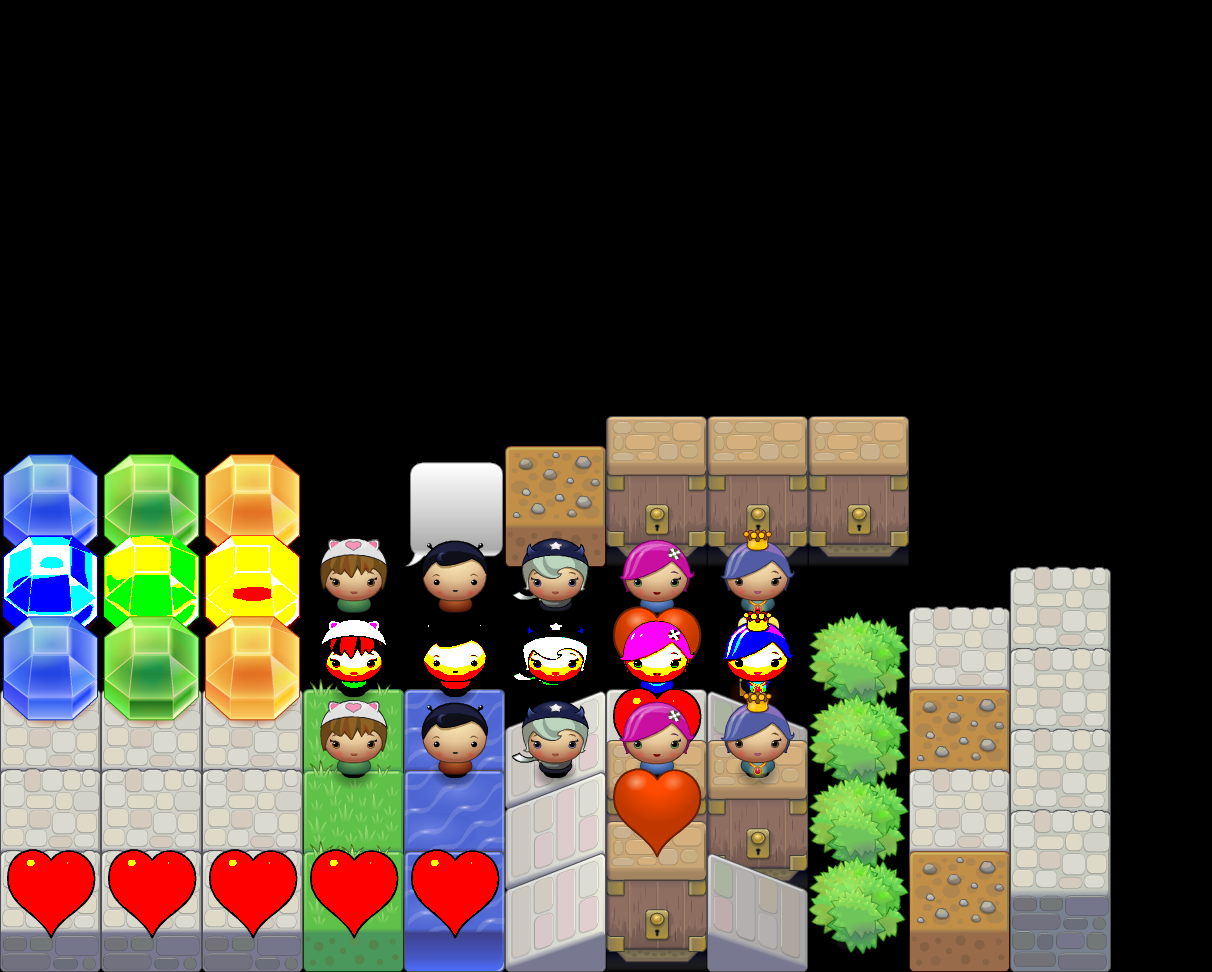

A 2D game scene composited from a Tiled map and its tileset images. What follows is a short description and the map's XML, with each tile layer's data collapsed to a summary:
An orthogonal 12x12 tile map with 101x81 px tiles, 3 tile layers (Layer 0, Layer 1, Layer 2), 2 tilesets and 1 object (o1).

<map version="1.0" orientation="orthogonal" renderorder="right-down" width="12" height="12" tilewidth="101" tileheight="81" nextobjectid="4">
 <tileset firstgid="1" name="Untitled" tilewidth="101" tileheight="171" spacing="2" margin="2">
  <image source="test2_2.png" width="1024" height="1024" />
 </tileset>
 <tileset firstgid="46" name="tileset2" tilewidth="101" tileheight="171" spacing="2" margin="2">
  <image source="test2.png" width="1024" height="1024" />
 </tileset>
 <layer name="Layer 0" width="12" height="12">
  <data>[144 cells, 51 non-empty, 21 distinct tile ids]</data>
 </layer>
 <layer name="Layer 1" width="12" height="12">
  <data>[144 cells, 14 non-empty, 9 distinct tile ids]</data>
 </layer>
 <layer name="Layer 2" width="12" height="12">
  <data>[144 cells, 9 non-empty, 9 distinct tile ids]</data>
 </layer>
 <objectgroup name="Obj1">
  <object id="1" name="o1" x="254" y="610" width="277" height="130" rotation="7">
   <properties>
    <property name="aa" value="12" />
   </properties>
  </object>
 </objectgroup>
</map>
